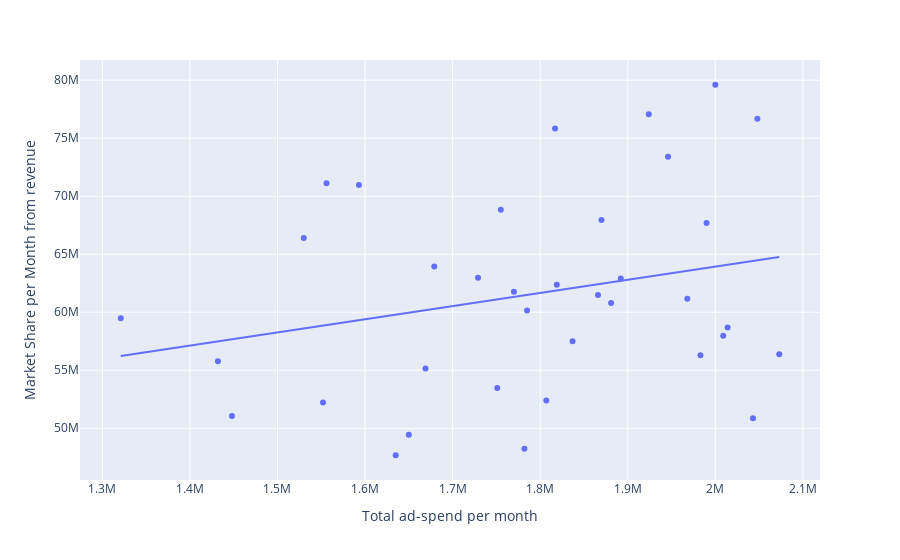

The notebook cell saved with this chart:
### Markdown cell above
#### Line and Scatter Plots

### Code cell
fig_ms_1 = px.scatter(market_share_data, x='Total ad-spend per month', y='Market Share per Month from revenue', trendline="ols")
fig_ms_1.show()
